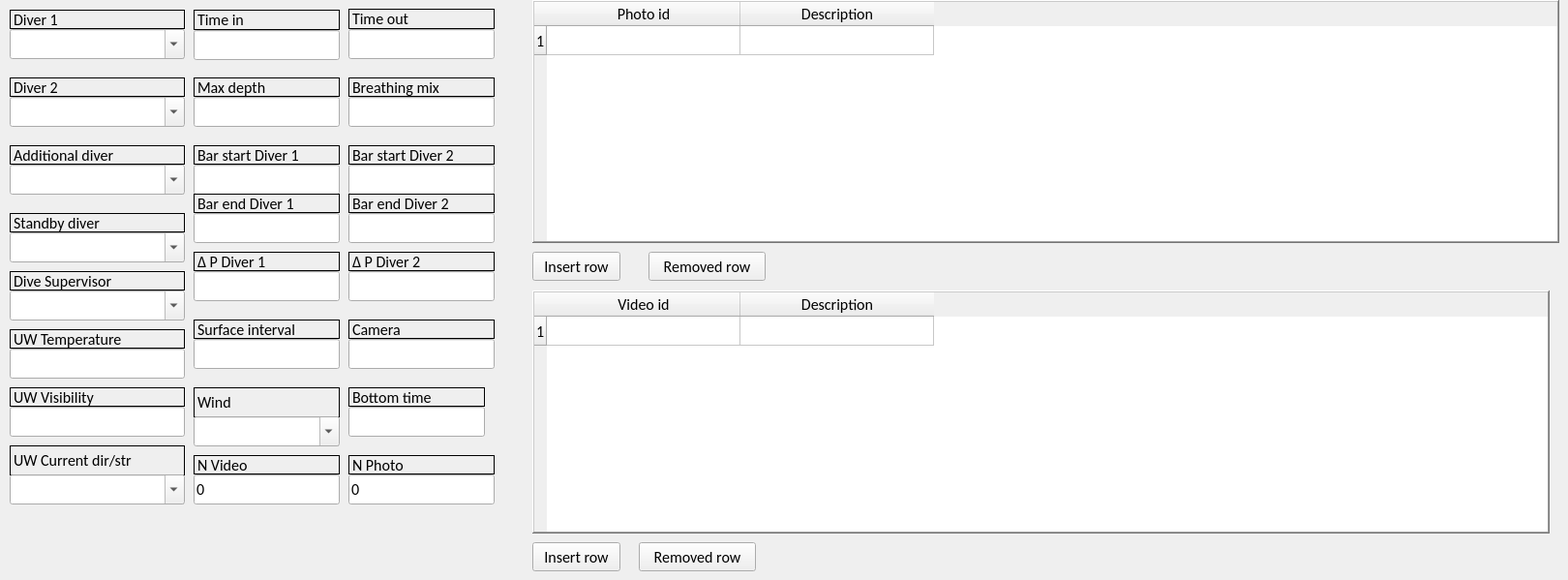
   <widget class="QWidget" name="tabWidgetPage1">
    <attribute name="title">
     <string>Dive Log Form</string>
    </attribute>
    <widget class="QComboBox" name="comboBox_diver">
     <property name="geometry">
      <rect>
       <x>10</x>
       <y>30</y>
       <width>181</width>
       <height>31</height>
      </rect>
     </property>
     <property name="font">
      <font>
       <family>Calibri</family>
       <pointsize>12</pointsize>
      </font>
     </property>
     <property name="editable">
      <bool>true</bool>
     </property>
    </widget>
    <widget class="QLineEdit" name="lineEdit_surface_interval">
     <property name="geometry">
      <rect>
       <x>200</x>
       <y>350</y>
       <width>151</width>
       <height>31</height>
      </rect>
     </property>
     <property name="font">
      <font>
       <family>Calibri</family>
       <pointsize>12</pointsize>
      </font>
     </property>
    </widget>
    <widget class="QLineEdit" name="lineEdit_bar_start1">
     <property name="geometry">
      <rect>
       <x>200</x>
       <y>170</y>
       <width>151</width>
       <height>31</height>
      </rect>
     </property>
     <property name="font">
      <font>
       <family>Calibri</family>
       <pointsize>12</pointsize>
      </font>
     </property>
    </widget>
    <widget class="QLineEdit" name="lineEdit_max_depth">
     <property name="geometry">
      <rect>
       <x>200</x>
       <y>100</y>
       <width>151</width>
       <height>31</height>
      </rect>
     </property>
     <property name="font">
      <font>
       <family>Calibri</family>
       <pointsize>12</pointsize>
      </font>
     </property>
    </widget>
    <widget class="QLineEdit" name="lineEdit_bar_end1">
     <property name="geometry">
      <rect>
       <x>200</x>
       <y>220</y>
       <width>151</width>
       <height>31</height>
      </rect>
     </property>
     <property name="font">
      <font>
       <family>Calibri</family>
       <pointsize>12</pointsize>
      </font>
     </property>
    </widget>
    <widget class="QLineEdit" name="lineEdit_breathing_mix">
     <property name="geometry">
      <rect>
       <x>360</x>
       <y>100</y>
       <width>151</width>
       <height>31</height>
      </rect>
     </property>
     <property name="font">
      <font>
       <family>Calibri</family>
       <pointsize>12</pointsize>
      </font>
     </property>
    </widget>
    <widget class="QLineEdit" name="lineEdit_uwvisibility">
     <property name="geometry">
      <rect>
       <x>10</x>
       <y>420</y>
       <width>181</width>
       <height>31</height>
      </rect>
     </property>
     <property name="font">
      <font>
       <family>Calibri</family>
       <pointsize>12</pointsize>
      </font>
     </property>
    </widget>
    <widget class="QLineEdit" name="lineEdit_uwtemperature">
     <property name="geometry">
      <rect>
       <x>10</x>
       <y>360</y>
       <width>181</width>
       <height>31</height>
      </rect>
     </property>
     <property name="font">
      <font>
       <family>Calibri</family>
       <pointsize>12</pointsize>
      </font>
     </property>
    </widget>
    <widget class="QLabel" name="label">
     <property name="geometry">
      <rect>
       <x>10</x>
       <y>10</y>
       <width>181</width>
       <height>20</height>
      </rect>
     </property>
     <property name="font">
      <font>
       <family>Calibri</family>
       <pointsize>12</pointsize>
      </font>
     </property>
     <property name="frameShape">
      <enum>QFrame::Panel</enum>
     </property>
     <property name="text">
      <string>Diver 1</string>
     </property>
    </widget>
    <widget class="QLabel" name="label_2">
     <property name="geometry">
      <rect>
       <x>10</x>
       <y>280</y>
       <width>181</width>
       <height>20</height>
      </rect>
     </property>
     <property name="font">
      <font>
       <family>Calibri</family>
       <pointsize>12</pointsize>
      </font>
     </property>
     <property name="frameShape">
      <enum>QFrame::Panel</enum>
     </property>
     <property name="text">
      <string>Dive Supervisor</string>
     </property>
    </widget>
    <widget class="QLabel" name="label_3">
     <property name="geometry">
      <rect>
       <x>10</x>
       <y>80</y>
       <width>181</width>
       <height>20</height>
      </rect>
     </property>
     <property name="font">
      <font>
       <family>Calibri</family>
       <pointsize>12</pointsize>
      </font>
     </property>
     <property name="frameShape">
      <enum>QFrame::Panel</enum>
     </property>
     <property name="text">
      <string>Diver 2</string>
     </property>
    </widget>
    <widget class="QLabel" name="label_4">
     <property name="geometry">
      <rect>
       <x>10</x>
       <y>150</y>
       <width>181</width>
       <height>20</height>
      </rect>
     </property>
     <property name="font">
      <font>
       <family>Calibri</family>
       <pointsize>12</pointsize>
      </font>
     </property>
     <property name="frameShape">
      <enum>QFrame::Panel</enum>
     </property>
     <property name="text">
      <string>Additional diver</string>
     </property>
    </widget>
    <widget class="QLabel" name="label_5">
     <property name="geometry">
      <rect>
       <x>10</x>
       <y>220</y>
       <width>181</width>
       <height>20</height>
      </rect>
     </property>
     <property name="font">
      <font>
       <family>Calibri</family>
       <pointsize>12</pointsize>
      </font>
     </property>
     <property name="frameShape">
      <enum>QFrame::Panel</enum>
     </property>
     <property name="text">
      <string>Standby diver</string>
     </property>
    </widget>
    <widget class="QLabel" name="label_7">
     <property name="geometry">
      <rect>
       <x>360</x>
       <y>9</y>
       <width>151</width>
       <height>21</height>
      </rect>
     </property>
     <property name="font">
      <font>
       <family>Calibri</family>
       <pointsize>12</pointsize>
      </font>
     </property>
     <property name="frameShape">
      <enum>QFrame::Panel</enum>
     </property>
     <property name="text">
      <string>Time out</string>
     </property>
    </widget>
    <widget class="QLabel" name="label_8">
     <property name="geometry">
      <rect>
       <x>200</x>
       <y>10</y>
       <width>151</width>
       <height>21</height>
      </rect>
     </property>
     <property name="font">
      <font>
       <family>Calibri</family>
       <pointsize>12</pointsize>
      </font>
     </property>
     <property name="frameShape">
      <enum>QFrame::Panel</enum>
     </property>
     <property name="text">
      <string>Time in</string>
     </property>
    </widget>
    <widget class="QLineEdit" name="lineEdit_bottom_time">
     <property name="geometry">
      <rect>
       <x>360</x>
       <y>420</y>
       <width>141</width>
       <height>31</height>
      </rect>
     </property>
     <property name="font">
      <font>
       <family>Calibri</family>
       <pointsize>12</pointsize>
      </font>
     </property>
    </widget>
    <widget class="QLabel" name="label_12">
     <property name="geometry">
      <rect>
       <x>360</x>
       <y>400</y>
       <width>141</width>
       <height>20</height>
      </rect>
     </property>
     <property name="font">
      <font>
       <family>Calibri</family>
       <pointsize>12</pointsize>
      </font>
     </property>
     <property name="frameShape">
      <enum>QFrame::Panel</enum>
     </property>
     <property name="text">
      <string>Bottom time</string>
     </property>
    </widget>
    <widget class="QLabel" name="label_13">
     <property name="geometry">
      <rect>
       <x>200</x>
       <y>330</y>
       <width>151</width>
       <height>20</height>
      </rect>
     </property>
     <property name="font">
      <font>
       <family>Calibri</family>
       <pointsize>12</pointsize>
      </font>
     </property>
     <property name="frameShape">
      <enum>QFrame::Panel</enum>
     </property>
     <property name="text">
      <string>Surface interval</string>
     </property>
    </widget>
    <widget class="QLabel" name="label_14">
     <property name="geometry">
      <rect>
       <x>200</x>
       <y>150</y>
       <width>151</width>
       <height>20</height>
      </rect>
     </property>
     <property name="font">
      <font>
       <family>Calibri</family>
       <pointsize>12</pointsize>
      </font>
     </property>
     <property name="frameShape">
      <enum>QFrame::Panel</enum>
     </property>
     <property name="text">
      <string>Bar start Diver 1</string>
     </property>
    </widget>
    <widget class="QLabel" name="label_15">
     <property name="geometry">
      <rect>
       <x>200</x>
       <y>200</y>
       <width>151</width>
       <height>20</height>
      </rect>
     </property>
     <property name="font">
      <font>
       <family>Calibri</family>
       <pointsize>12</pointsize>
      </font>
     </property>
     <property name="frameShape">
      <enum>QFrame::Panel</enum>
     </property>
     <property name="text">
      <string>Bar end Diver 1</string>
     </property>
    </widget>
    <widget class="QLabel" name="label_16">
     <property name="geometry">
      <rect>
       <x>360</x>
       <y>80</y>
       <width>151</width>
       <height>20</height>
      </rect>
     </property>
     <property name="font">
      <font>
       <family>Calibri</family>
       <pointsize>12</pointsize>
      </font>
     </property>
     <property name="frameShape">
      <enum>QFrame::Panel</enum>
     </property>
     <property name="text">
      <string>Breathing mix</string>
     </property>
    </widget>
    <widget class="QLabel" name="label_17">
     <property name="geometry">
      <rect>
       <x>10</x>
       <y>400</y>
       <width>181</width>
       <height>20</height>
      </rect>
     </property>
     <property name="font">
      <font>
       <family>Calibri</family>
       <pointsize>12</pointsize>
      </font>
     </property>
     <property name="frameShape">
      <enum>QFrame::Panel</enum>
     </property>
     <property name="text">
      <string>UW Visibility</string>
     </property>
    </widget>
    <widget class="QLabel" name="label_18">
     <property name="geometry">
      <rect>
       <x>10</x>
       <y>340</y>
       <width>181</width>
       <height>20</height>
      </rect>
     </property>
     <property name="font">
      <font>
       <family>Calibri</family>
       <pointsize>12</pointsize>
      </font>
     </property>
     <property name="frameShape">
      <enum>QFrame::Panel</enum>
     </property>
     <property name="text">
      <string>UW Temperature</string>
     </property>
    </widget>
    <widget class="QLabel" name="label_19">
     <property name="geometry">
      <rect>
       <x>200</x>
       <y>80</y>
       <width>151</width>
       <height>20</height>
      </rect>
     </property>
     <property name="font">
      <font>
       <family>Calibri</family>
       <pointsize>12</pointsize>
      </font>
     </property>
     <property name="frameShape">
      <enum>QFrame::Panel</enum>
     </property>
     <property name="text">
      <string>Max depth</string>
     </property>
    </widget>
    <widget class="QLabel" name="label_20">
     <property name="geometry">
      <rect>
       <x>200</x>
       <y>400</y>
       <width>151</width>
       <height>31</height>
      </rect>
     </property>
     <property name="font">
      <font>
       <family>Calibri</family>
       <pointsize>12</pointsize>
      </font>
     </property>
     <property name="frameShape">
      <enum>QFrame::Panel</enum>
     </property>
     <property name="text">
      <string>Wind</string>
     </property>
    </widget>
    <widget class="QLabel" name="label_49">
     <property name="geometry">
      <rect>
       <x>200</x>
       <y>470</y>
       <width>151</width>
       <height>20</height>
      </rect>
     </property>
     <property name="font">
      <font>
       <family>Calibri</family>
       <pointsize>12</pointsize>
      </font>
     </property>
     <property name="frameShape">
      <enum>QFrame::Panel</enum>
     </property>
     <property name="text">
      <string>N Video</string>
     </property>
    </widget>
    <widget class="QLabel" name="label_50">
     <property name="geometry">
      <rect>
       <x>360</x>
       <y>470</y>
       <width>151</width>
       <height>20</height>
      </rect>
     </property>
     <property name="font">
      <font>
       <family>Calibri</family>
       <pointsize>12</pointsize>
      </font>
     </property>
     <property name="frameShape">
      <enum>QFrame::Panel</enum>
     </property>
     <property name="text">
      <string>N Photo</string>
     </property>
    </widget>
    <widget class="QLineEdit" name="lineEdit_video_nbr">
     <property name="geometry">
      <rect>
       <x>200</x>
       <y>490</y>
       <width>151</width>
       <height>31</height>
      </rect>
     </property>
     <property name="font">
      <font>
       <family>Calibri</family>
       <pointsize>12</pointsize>
      </font>
     </property>
     <property name="text">
      <string>0</string>
     </property>
    </widget>
    <widget class="QLineEdit" name="lineEdit_photo_nbr">
     <property name="geometry">
      <rect>
       <x>360</x>
       <y>490</y>
       <width>151</width>
       <height>31</height>
      </rect>
     </property>
     <property name="font">
      <font>
       <family>Calibri</family>
       <pointsize>12</pointsize>
      </font>
     </property>
     <property name="text">
      <string>0</string>
     </property>
    </widget>
    <widget class="QLabel" name="label_51">
     <property name="geometry">
      <rect>
       <x>360</x>
       <y>330</y>
       <width>151</width>
       <height>20</height>
      </rect>
     </property>
     <property name="font">
      <font>
       <family>Calibri</family>
       <pointsize>12</pointsize>
      </font>
     </property>
     <property name="frameShape">
      <enum>QFrame::Panel</enum>
     </property>
     <property name="text">
      <string>Camera</string>
     </property>
    </widget>
    <widget class="QLineEdit" name="lineEdit_camera">
     <property name="geometry">
      <rect>
       <x>360</x>
       <y>350</y>
       <width>151</width>
       <height>31</height>
      </rect>
     </property>
     <property name="font">
      <font>
       <family>Calibri</family>
       <pointsize>12</pointsize>
      </font>
     </property>
    </widget>
    <widget class="QTableWidget" name="tableWidget_photo">
     <property name="geometry">
      <rect>
       <x>550</x>
       <y>0</y>
       <width>1061</width>
       <height>251</height>
      </rect>
     </property>
     <property name="sizePolicy">
      <sizepolicy hsizetype="Expanding" vsizetype="Expanding">
       <horstretch>0</horstretch>
       <verstretch>0</verstretch>
      </sizepolicy>
     </property>
     <property name="baseSize">
      <size>
       <width>1</width>
       <height>0</height>
      </size>
     </property>
     <property name="font">
      <font>
       <family>Calibri</family>
       <pointsize>12</pointsize>
       <italic>false</italic>
       <underline>false</underline>
       <strikeout>false</strikeout>
      </font>
     </property>
     <property name="frameShape">
      <enum>QFrame::WinPanel</enum>
     </property>
     <property name="frameShadow">
      <enum>QFrame::Raised</enum>
     </property>
     <property name="lineWidth">
      <number>2</number>
     </property>
     <property name="midLineWidth">
      <number>1</number>
     </property>
     <property name="autoScrollMargin">
      <number>16</number>
     </property>
     <property name="alternatingRowColors">
      <bool>true</bool>
     </property>
     <property name="sortingEnabled">
      <bool>true</bool>
     </property>
     <property name="columnCount">
      <number>2</number>
     </property>
     <attribute name="horizontalHeaderDefaultSectionSize">
      <number>200</number>
     </attribute>
     <attribute name="horizontalHeaderMinimumSectionSize">
      <number>45</number>
     </attribute>
     <attribute name="verticalHeaderMinimumSectionSize">
      <number>22</number>
     </attribute>
     <row>
      <property name="text">
       <string>1</string>
      </property>
     </row>
     <column>
      <property name="text">
       <string>Photo id</string>
      </property>
     </column>
     <column>
      <property name="text">
       <string>Description</string>
      </property>
     </column>
    </widget>
    <widget class="QLabel" name="label_52">
     <property name="geometry">
      <rect>
       <x>10</x>
       <y>460</y>
       <width>181</width>
       <height>31</height>
      </rect>
     </property>
     <property name="font">
      <font>
       <family>Calibri</family>
       <pointsize>12</pointsize>
      </font>
     </property>
     <property name="frameShape">
      <enum>QFrame::Panel</enum>
     </property>
     <property name="text">
      <string>UW Current dir/str</string>
     </property>
    </widget>
    <widget class="QTableWidget" name="tableWidget_video">
     <property name="geometry">
      <rect>
       <x>550</x>
       <y>300</y>
       <width>1051</width>
       <height>251</height>
      </rect>
     </property>
     <property name="font">
      <font>
       <family>Calibri</family>
       <pointsize>12</pointsize>
      </font>
     </property>
     <property name="frameShape">
      <enum>QFrame::WinPanel</enum>
     </property>
     <property name="frameShadow">
      <enum>QFrame::Raised</enum>
     </property>
     <property name="lineWidth">
      <number>2</number>
     </property>
     <property name="midLineWidth">
      <number>1</number>
     </property>
     <property name="alternatingRowColors">
      <bool>true</bool>
     </property>
     <property name="gridStyle">
      <enum>Qt::SolidLine</enum>
     </property>
     <property name="sortingEnabled">
      <bool>true</bool>
     </property>
     <attribute name="horizontalHeaderDefaultSectionSize">
      <number>200</number>
     </attribute>
     <row>
      <property name="text">
       <string>1</string>
      </property>
     </row>
     <column>
      <property name="text">
       <string>Video id</string>
      </property>
     </column>
     <column>
      <property name="text">
       <string>Description</string>
      </property>
     </column>
     <item row="0" column="0">
      <property name="text">
       <string/>
      </property>
      <property name="foreground">
       <brush brushstyle="Dense6Pattern">
        <color alpha="255">
         <red>0</red>
         <green>0</green>
         <blue>0</blue>
        </color>
       </brush>
      </property>
     </item>
    </widget>
    <widget class="QPushButton" name="pushButton_insert_row_photo">
     <property name="geometry">
      <rect>
       <x>550</x>
       <y>260</y>
       <width>91</width>
       <height>30</height>
      </rect>
     </property>
     <property name="font">
      <font>
       <family>Calibri</family>
       <pointsize>12</pointsize>
       <weight>50</weight>
       <italic>false</italic>
       <bold>false</bold>
      </font>
     </property>
     <property name="text">
      <string>Insert row</string>
     </property>
    </widget>
    <widget class="QPushButton" name="pushButton_remove_row_photo">
     <property name="geometry">
      <rect>
       <x>670</x>
       <y>260</y>
       <width>121</width>
       <height>30</height>
      </rect>
     </property>
     <property name="font">
      <font>
       <family>Calibri</family>
       <pointsize>12</pointsize>
       <weight>50</weight>
       <italic>false</italic>
       <bold>false</bold>
      </font>
     </property>
     <property name="text">
      <string>Removed row</string>
     </property>
    </widget>
    <widget class="QPushButton" name="pushButton_remove_row_video">
     <property name="geometry">
      <rect>
       <x>660</x>
       <y>560</y>
       <width>121</width>
       <height>30</height>
      </rect>
     </property>
     <property name="font">
      <font>
       <family>Calibri</family>
       <pointsize>12</pointsize>
       <weight>50</weight>
       <italic>false</italic>
       <bold>false</bold>
      </font>
     </property>
     <property name="text">
      <string>Removed row</string>
     </property>
    </widget>
    <widget class="QPushButton" name="pushButton_insert_row_video">
     <property name="geometry">
      <rect>
       <x>550</x>
       <y>560</y>
       <width>91</width>
       <height>30</height>
      </rect>
     </property>
     <property name="font">
      <font>
       <family>Calibri</family>
       <pointsize>12</pointsize>
       <weight>50</weight>
       <italic>false</italic>
       <bold>false</bold>
      </font>
     </property>
     <property name="text">
      <string>Insert row</string>
     </property>
    </widget>
    <widget class="QLineEdit" name="lineEdit_time_in">
     <property name="geometry">
      <rect>
       <x>200</x>
       <y>31</y>
       <width>151</width>
       <height>31</height>
      </rect>
     </property>
     <property name="font">
      <font>
       <family>Calibri</family>
       <pointsize>12</pointsize>
      </font>
     </property>
    </widget>
    <widget class="QLineEdit" name="lineEdit_time_out">
     <property name="geometry">
      <rect>
       <x>360</x>
       <y>30</y>
       <width>151</width>
       <height>31</height>
      </rect>
     </property>
     <property name="font">
      <font>
       <family>Calibri</family>
       <pointsize>12</pointsize>
      </font>
     </property>
    </widget>
    <widget class="QComboBox" name="comboBox_buddy">
     <property name="geometry">
      <rect>
       <x>10</x>
       <y>100</y>
       <width>181</width>
       <height>31</height>
      </rect>
     </property>
     <property name="font">
      <font>
       <family>Calibri</family>
       <pointsize>12</pointsize>
      </font>
     </property>
     <property name="editable">
      <bool>true</bool>
     </property>
    </widget>
    <widget class="QComboBox" name="comboBox_add_diver">
     <property name="geometry">
      <rect>
       <x>10</x>
       <y>170</y>
       <width>181</width>
       <height>31</height>
      </rect>
     </property>
     <property name="font">
      <font>
       <family>Calibri</family>
       <pointsize>12</pointsize>
      </font>
     </property>
     <property name="editable">
      <bool>true</bool>
     </property>
    </widget>
    <widget class="QComboBox" name="comboBox_standby_diver">
     <property name="geometry">
      <rect>
       <x>10</x>
       <y>240</y>
       <width>181</width>
       <height>31</height>
      </rect>
     </property>
     <property name="font">
      <font>
       <family>Calibri</family>
       <pointsize>12</pointsize>
      </font>
     </property>
     <property name="editable">
      <bool>true</bool>
     </property>
    </widget>
    <widget class="QComboBox" name="comboBox_supervisor">
     <property name="geometry">
      <rect>
       <x>10</x>
       <y>300</y>
       <width>181</width>
       <height>31</height>
      </rect>
     </property>
     <property name="font">
      <font>
       <family>Calibri</family>
       <pointsize>12</pointsize>
      </font>
     </property>
     <property name="editable">
      <bool>true</bool>
     </property>
    </widget>
    <widget class="QComboBox" name="comboBox_uwcurrents">
     <property name="geometry">
      <rect>
       <x>10</x>
       <y>490</y>
       <width>181</width>
       <height>31</height>
      </rect>
     </property>
     <property name="font">
      <font>
       <family>Calibri</family>
       <pointsize>12</pointsize>
      </font>
     </property>
     <property name="editable">
      <bool>true</bool>
     </property>
     <property name="currentIndex">
      <number>0</number>
     </property>
     <item>
      <property name="text">
       <string/>
      </property>
     </item>
     <item>
      <property name="text">
       <string>Strong</string>
      </property>
     </item>
     <item>
      <property name="text">
       <string>Medium</string>
      </property>
     </item>
     <item>
      <property name="text">
       <string>Low</string>
      </property>
     </item>
    </widget>
    <widget class="QLabel" name="label_22">
     <property name="geometry">
      <rect>
       <x>200</x>
       <y>260</y>
       <width>151</width>
       <height>20</height>
      </rect>
     </property>
     <property name="font">
      <font>
       <family>Calibri</family>
       <pointsize>12</pointsize>
      </font>
     </property>
     <property name="frameShape">
      <enum>QFrame::Panel</enum>
     </property>
     <property name="text">
      <string>Δ P Diver 1</string>
     </property>
    </widget>
    <widget class="QLineEdit" name="lineEdit_dp1">
     <property name="geometry">
      <rect>
       <x>200</x>
       <y>280</y>
       <width>151</width>
       <height>31</height>
      </rect>
     </property>
     <property name="font">
      <font>
       <family>Calibri</family>
       <pointsize>12</pointsize>
      </font>
     </property>
    </widget>
    <widget class="QComboBox" name="comboBox_wind">
     <property name="geometry">
      <rect>
       <x>200</x>
       <y>430</y>
       <width>151</width>
       <height>31</height>
      </rect>
     </property>
     <property name="font">
      <font>
       <family>Calibri</family>
       <pointsize>12</pointsize>
      </font>
     </property>
     <property name="editable">
      <bool>true</bool>
     </property>
    </widget>
    <widget class="QLineEdit" name="lineEdit_bar_start_2">
     <property name="geometry">
      <rect>
       <x>360</x>
       <y>170</y>
       <width>151</width>
       <height>31</height>
      </rect>
     </property>
     <property name="font">
      <font>
       <family>Calibri</family>
       <pointsize>12</pointsize>
      </font>
     </property>
    </widget>
    <widget class="QLabel" name="label_30">
     <property name="geometry">
      <rect>
       <x>360</x>
       <y>200</y>
       <width>151</width>
       <height>20</height>
      </rect>
     </property>
     <property name="font">
      <font>
       <family>Calibri</family>
       <pointsize>12</pointsize>
      </font>
     </property>
     <property name="frameShape">
      <enum>QFrame::Panel</enum>
     </property>
     <property name="text">
      <string>Bar end Diver 2</string>
     </property>
    </widget>
    <widget class="QLabel" name="label_31">
     <property name="geometry">
      <rect>
       <x>360</x>
       <y>150</y>
       <width>151</width>
       <height>20</height>
      </rect>
     </property>
     <property name="font">
      <font>
       <family>Calibri</family>
       <pointsize>12</pointsize>
      </font>
     </property>
     <property name="frameShape">
      <enum>QFrame::Panel</enum>
     </property>
     <property name="text">
      <string>Bar start Diver 2</string>
     </property>
    </widget>
    <widget class="QLineEdit" name="lineEdit_bar_end_2">
     <property name="geometry">
      <rect>
       <x>360</x>
       <y>220</y>
       <width>151</width>
       <height>31</height>
      </rect>
     </property>
     <property name="font">
      <font>
       <family>Calibri</family>
       <pointsize>12</pointsize>
      </font>
     </property>
    </widget>
    <widget class="QLineEdit" name="lineEdit_dp_2">
     <property name="geometry">
      <rect>
       <x>360</x>
       <y>280</y>
       <width>151</width>
       <height>31</height>
      </rect>
     </property>
     <property name="font">
      <font>
       <family>Calibri</family>
       <pointsize>12</pointsize>
      </font>
     </property>
    </widget>
    <widget class="QLabel" name="label_32">
     <property name="geometry">
      <rect>
       <x>360</x>
       <y>260</y>
       <width>151</width>
       <height>20</height>
      </rect>
     </property>
     <property name="font">
      <font>
       <family>Calibri</family>
       <pointsize>12</pointsize>
      </font>
     </property>
     <property name="frameShape">
      <enum>QFrame::Panel</enum>
     </property>
     <property name="text">
      <string>Δ P Diver 2</string>
     </property>
    </widget>
   </widget>
